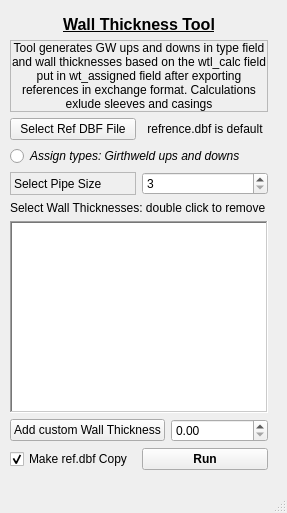
<?xml version="1.0" encoding="UTF-8"?>
<ui version="4.0">
 <class>MainWindow</class>
 <widget class="QMainWindow" name="MainWindow">
  <property name="geometry">
   <rect>
    <x>0</x>
    <y>0</y>
    <width>287</width>
    <height>513</height>
   </rect>
  </property>
  <property name="windowTitle">
   <string>MainWindow</string>
  </property>
  <widget class="QWidget" name="centralwidget">
   <widget class="QWidget" name="">
    <property name="geometry">
     <rect>
      <x>10</x>
      <y>15</y>
      <width>258</width>
      <height>455</height>
     </rect>
    </property>
    <layout class="QVBoxLayout" name="verticalLayout">
     <item>
      <widget class="QLabel" name="label_5">
       <property name="font">
        <font>
         <family>MS Shell Dlg 2</family>
         <pointsize>12</pointsize>
         <weight>75</weight>
         <bold>true</bold>
         <underline>true</underline>
        </font>
       </property>
       <property name="frameShape">
        <enum>QFrame::NoFrame</enum>
       </property>
       <property name="frameShadow">
        <enum>QFrame::Raised</enum>
       </property>
       <property name="text">
        <string>Wall Thickness Tool</string>
       </property>
       <property name="alignment">
        <set>Qt::AlignCenter</set>
       </property>
      </widget>
     </item>
     <item>
      <widget class="QLabel" name="label_6">
       <property name="font">
        <font>
         <family>MS Shell Dlg 2</family>
         <weight>50</weight>
         <bold>false</bold>
        </font>
       </property>
       <property name="frameShape">
        <enum>QFrame::StyledPanel</enum>
       </property>
       <property name="text">
        <string>Tool generates GW ups and downs in type field and wall thicknesses based on the wtl_calc field put in wt_assigned field after exporting references in exchange format. Calculations exlude sleeves and casings</string>
       </property>
       <property name="alignment">
        <set>Qt::AlignCenter</set>
       </property>
       <property name="wordWrap">
        <bool>true</bool>
       </property>
      </widget>
     </item>
     <item>
      <layout class="QHBoxLayout" name="horizontalLayout_4">
       <item>
        <widget class="QPushButton" name="pushButton">
         <property name="toolTip">
          <string/>
         </property>
         <property name="text">
          <string>Select Ref DBF File</string>
         </property>
        </widget>
       </item>
       <item>
        <widget class="QLabel" name="label_2">
         <property name="toolTip">
          <string>spelling is from export to exchange format</string>
         </property>
         <property name="text">
          <string>refrence.dbf is default</string>
         </property>
         <property name="alignment">
          <set>Qt::AlignCenter</set>
         </property>
         <property name="wordWrap">
          <bool>true</bool>
         </property>
        </widget>
       </item>
      </layout>
     </item>
     <item>
      <widget class="QRadioButton" name="radioButton">
       <property name="font">
        <font>
         <italic>true</italic>
        </font>
       </property>
       <property name="text">
        <string>Assign types: Girthweld ups and downs</string>
       </property>
      </widget>
     </item>
     <item>
      <layout class="QHBoxLayout" name="horizontalLayout_3">
       <item>
        <widget class="QLabel" name="label">
         <property name="frameShape">
          <enum>QFrame::StyledPanel</enum>
         </property>
         <property name="text">
          <string>Select Pipe Size</string>
         </property>
        </widget>
       </item>
       <item>
        <widget class="QSpinBox" name="spinBox">
         <property name="baseSize">
          <size>
           <width>7</width>
           <height>7</height>
          </size>
         </property>
         <property name="minimum">
          <number>3</number>
         </property>
         <property name="maximum">
          <number>60</number>
         </property>
         <property name="value">
          <number>3</number>
         </property>
        </widget>
       </item>
      </layout>
     </item>
     <item>
      <widget class="QLabel" name="label_3">
       <property name="layoutDirection">
        <enum>Qt::LeftToRight</enum>
       </property>
       <property name="text">
        <string>Select Wall Thicknesses: double click to remove</string>
       </property>
       <property name="wordWrap">
        <bool>true</bool>
       </property>
      </widget>
     </item>
     <item>
      <widget class="QListWidget" name="wallThicknessList">
       <property name="frameShape">
        <enum>QFrame::WinPanel</enum>
       </property>
       <property name="dragDropMode">
        <enum>QAbstractItemView::DragDrop</enum>
       </property>
       <property name="alternatingRowColors">
        <bool>true</bool>
       </property>
       <property name="isWrapping" stdset="0">
        <bool>true</bool>
       </property>
       <property name="sortingEnabled">
        <bool>true</bool>
       </property>
      </widget>
     </item>
     <item>
      <layout class="QHBoxLayout" name="horizontalLayout_2">
       <item>
        <widget class="QPushButton" name="spinButton">
         <property name="text">
          <string>Add custom Wall Thickness</string>
         </property>
        </widget>
       </item>
       <item>
        <widget class="QDoubleSpinBox" name="doubleSpinBox"/>
       </item>
      </layout>
     </item>
     <item>
      <layout class="QHBoxLayout" name="horizontalLayout">
       <item>
        <widget class="QCheckBox" name="checkBox">
         <property name="text">
          <string>Make ref.dbf Copy</string>
         </property>
         <property name="checked">
          <bool>true</bool>
         </property>
        </widget>
       </item>
       <item>
        <widget class="QPushButton" name="runButton">
         <property name="font">
          <font>
           <weight>75</weight>
           <bold>true</bold>
          </font>
         </property>
         <property name="text">
          <string>Run</string>
         </property>
        </widget>
       </item>
      </layout>
     </item>
    </layout>
   </widget>
  </widget>
  <widget class="QMenuBar" name="menubar">
   <property name="geometry">
    <rect>
     <x>0</x>
     <y>0</y>
     <width>287</width>
     <height>21</height>
    </rect>
   </property>
  </widget>
  <widget class="QStatusBar" name="statusbar"/>
 </widget>
 <resources/>
 <connections/>
</ui>
